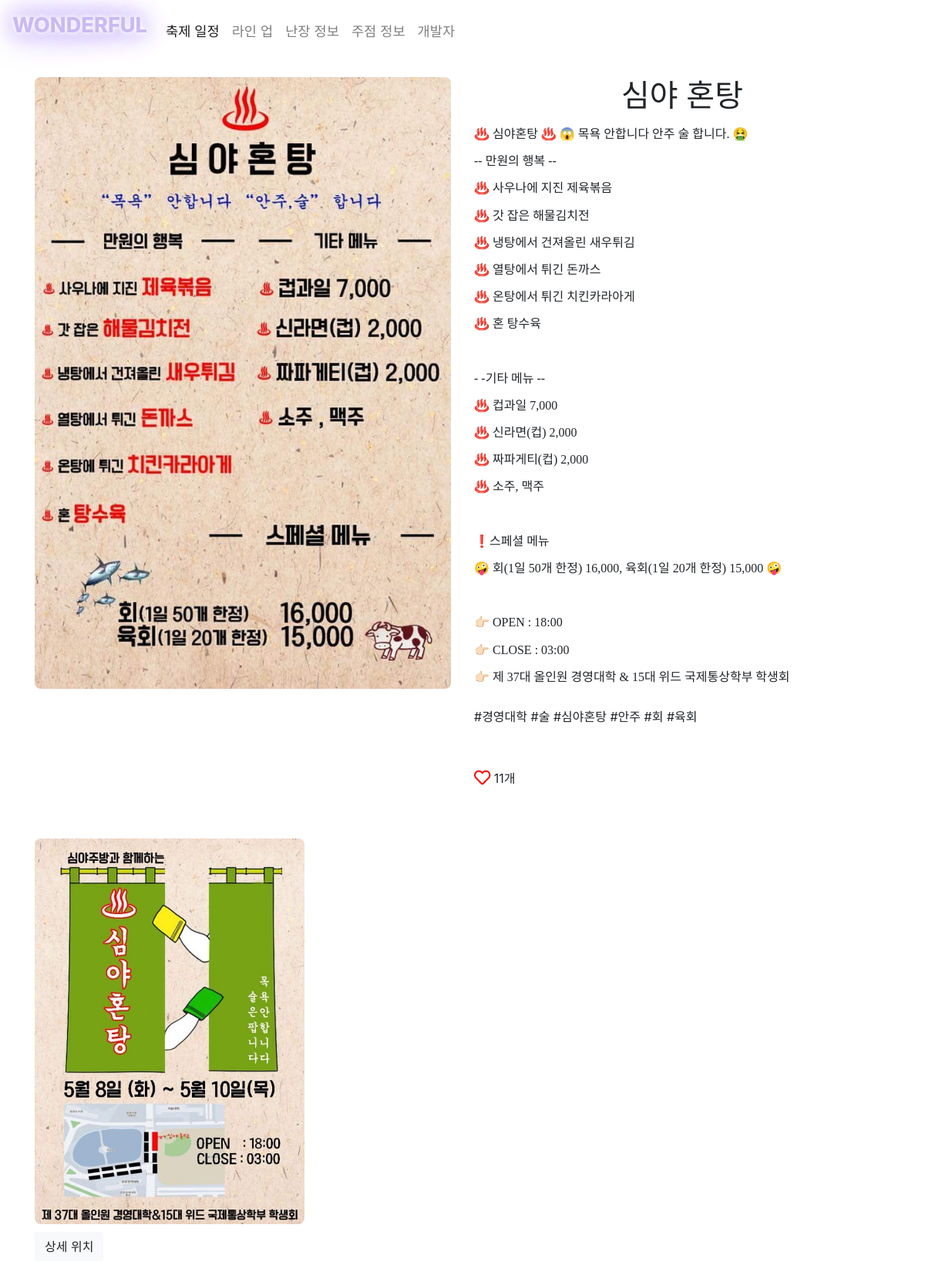
/jujum/2/, run on the app's committed database.
### jujum/models.py (models this page shows, shortened)
class Jujum(models.Model):
    title = models.CharField(max_length=20)
    content = models.TextField(blank=True, null=True)
    menu = models.ImageField(null=True, blank=True, upload_to='home/%Y/%m/%d')
    image1 = models.ImageField(null=True, blank=True, upload_to='home/%Y/%m/%d')
    image2 = models.ImageField(null=True, blank=True, upload_to='home/%Y/%m/%d')
    image3 = models.ImageField(null=True, blank=True, upload_to='home/%Y/%m/%d')
    tags = TaggableManager()
    like_count = models.IntegerField(default=0)
    lat = models.DecimalField(max_digits=9, decimal_places=6, null=True)
    lng = models.DecimalField(max_digits=9, decimal_places=6, null=True)

### jujum/views.py (the view)
# urls.py: path('<int:pk>/', views.JujumDetailView.as_view(), name='detail'),
class JujumDetailView(generic.DetailView):
    model = Jujum

### jujum/templates/jujum/jujum_detail.html (shortened to what this page needs)
{% extends 'home/detail_base.html' %}
{% block content %}
<div class="container">
    <div class="row">
        <div class="jujum_image col-md-6">
            {% if object.menu %}
                <img src="{{ object.menu.url }}" class="img-fluid" alt="Responsive image">
            {% else %}
                <img src="/static/image/main.jpg" class="img-fluid" alt="Responsive image">
            {% endif %}
        </div>
        <div class="jujum_content col-md-6">
            <h1> {{ object.title }} </h1>
            <p> {{ object.content | safe}} </p>
            <div class="tag_section">
                {% for tag in object.tags.all %}
                    <li class= "tag_display"> #{{ tag }} </li>
                {% endfor %}
            </div>
            <div class="like_section">
                <i class="like far fa-heart fa-lg"></i>
                <p style="display:inline-block;" id="count_like-{{ object.id }}">{{ object.like_count }}개</p>
            </div>
        </div>
    </div>
    <div class="row">
        {% if object.image1 %}
            <div class="jujum_image col-md-4">
                <img src="{{ object.image1.url }}" class="img-fluid" alt="Responsive image">
            </div>
        {% endif %}
    </div>
    <div class="col-md-12 detail_btn">
        <button class="map_detail btn btn-light" data-toggle="collapse" href="#detail_map" role="button" aria-expanded="false"
            aria-controls="detail_map">
            상세 위치
        </button>
    </div>
</div>
{% endblock %}

### home/static/css/base.css (style rules this page uses)
* { padding: 0; }
.nanjang_image > img, .jujum_image > img { border-radius: 8px; }
.jujum_content > h1 { text-align: center; }
.jujum_content > p { line-height: 30px; font-family: 'dayright', 'Nanum Pen Script', cursive !important; }
.nanjang_image, .nanjang_content, .jujum_image, .jujum_content { margin-top: 50px; }
.map_detail { display: block; margin: 10px 0; }
.like { color: red; }
.tag_display { display:inline; }
.tag_section { height: 50px; margin: 30px 0; }
.detail_btn { margin: 10px 0; padding: 0; }

### data on the page
Jujum: menu (picture), title "심야 혼탕", content "♨️ 심야혼탕 ♨️ 😱 목욕 안합니다 안주 술 합니다. 🤮 -- 만원의 행복 -- ♨️ 사우나에 지진 제육볶음 ♨️ 갓 잡은 해물김치전 ♨️ 냉탕에서 건져올린 새우튀김 ♨️ 열탕에서 튀긴 돈까스 ♨️ 온탕에서 튀긴 치킨카라아게 ♨️ 혼 탕수육 - -기타 메뉴 -- ♨️ 컵과일 7,000 ♨️ 신라면(컵) 2,000 ♨️ 짜파게티(컵) 2,000 ♨️ 소주, 맥주 ❗️스페셜 메뉴 🤪 회(1일 50개 한정) 16,000, 육회(1일 20개 한정) 15,000 🤪 👉🏻 OPEN : 18:00 👉🏻 CLOSE : 03:00 👉🏻 제 37대 올인원 경영대학 & 15대 위드 국제통상학부 학생회", like_count "11", image1 (picture)
Tag: name "경영대학"
Tag: name "술"
Tag: name "심야혼탕"
Tag: name "안주"
Tag: name "회"
Tag: name "육회"
